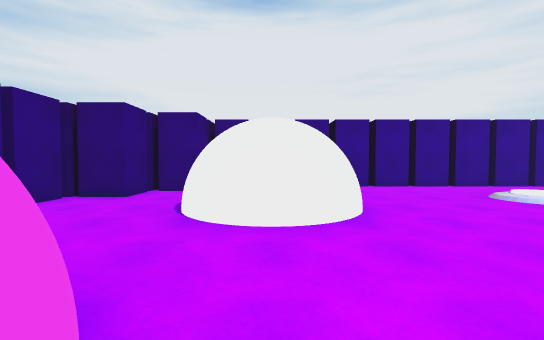
view 1 (above)

17 first-person views from a walk through a scene from a Unity 3-D project. The camera is 1.4 m above the floor, tilts 2° down and sees 90° across. The floor is counted in squares, 1.8 m on a side. Each view is taken from the middle of a square. On the plan, view 1 faces up. The plan holds only what a view shows up to about 10 squares ahead; the rest is blank. The place goes on beyond the plan. The player is left out.

view 2
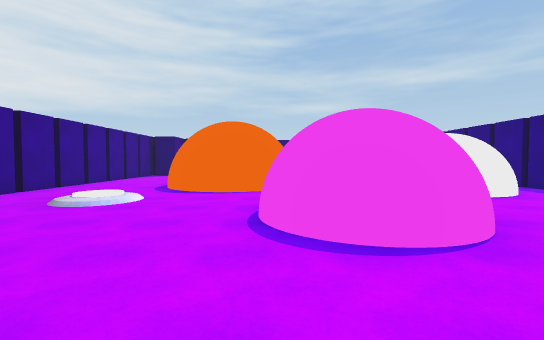

view 3
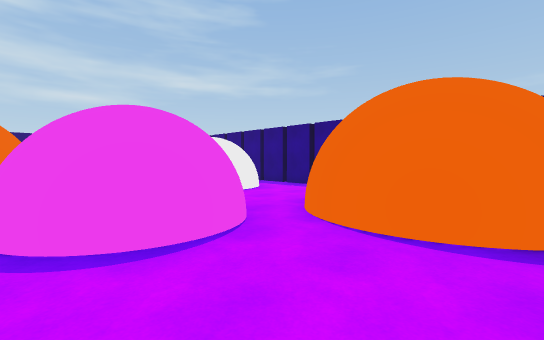

view 4
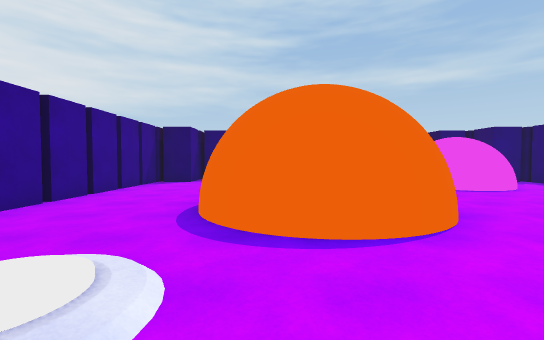

view 5
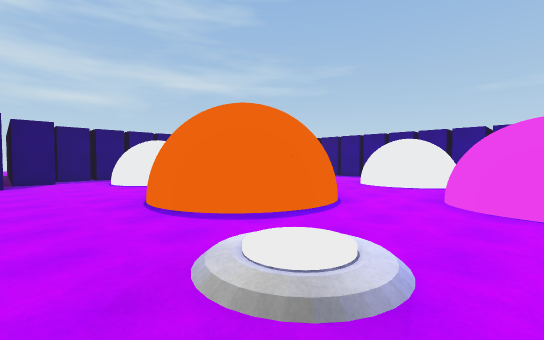

view 6
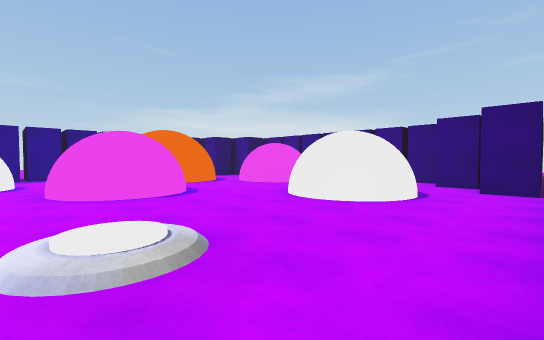

view 7
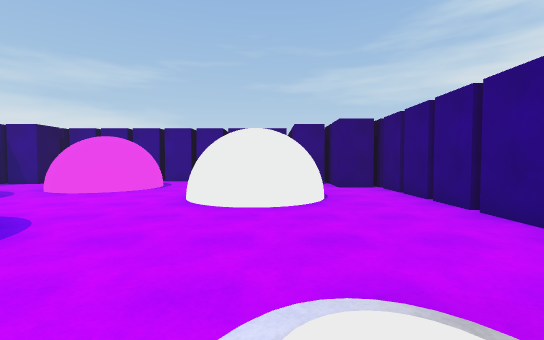

view 8
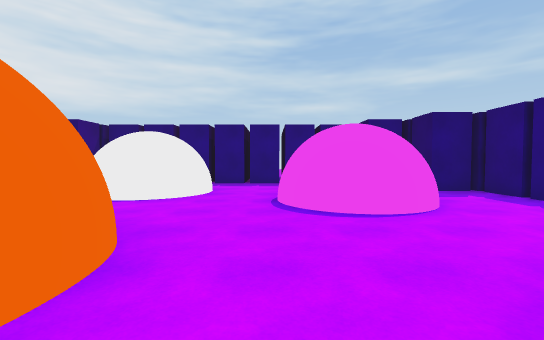

view 9
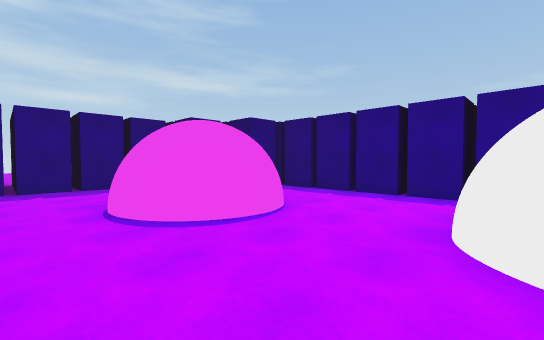

view 10
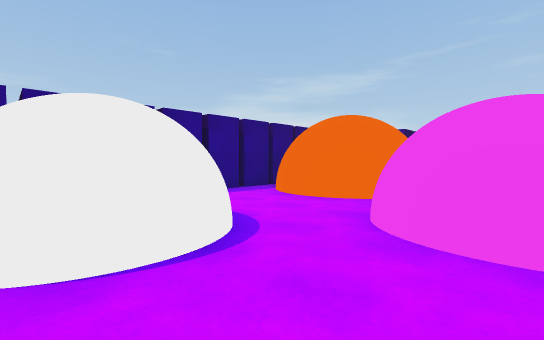

view 11
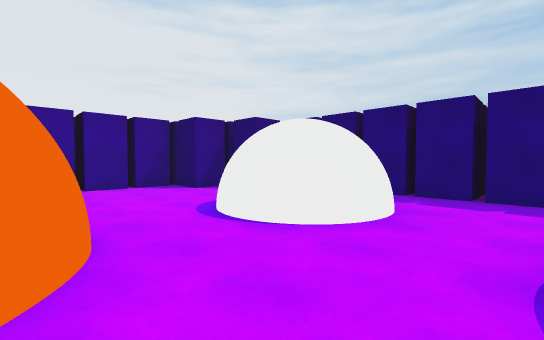

view 12
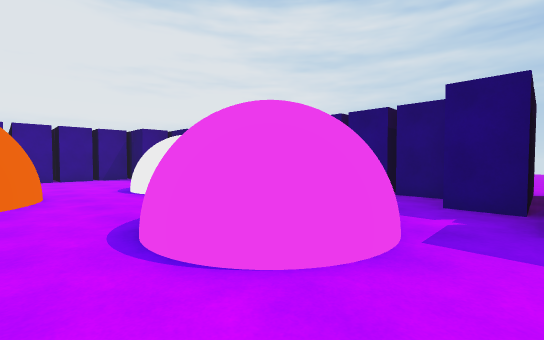

view 13
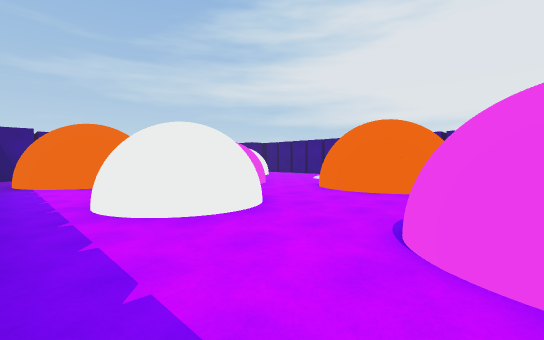

view 14
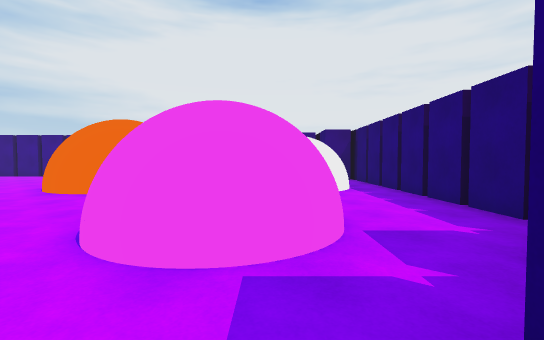

view 15
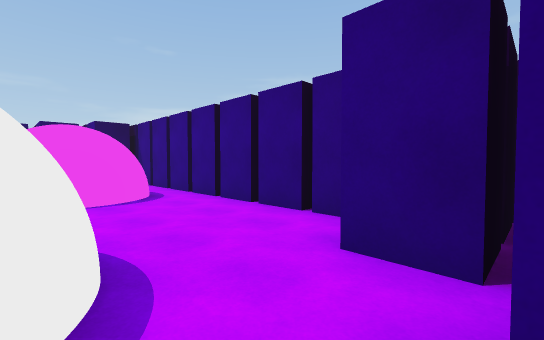

view 16
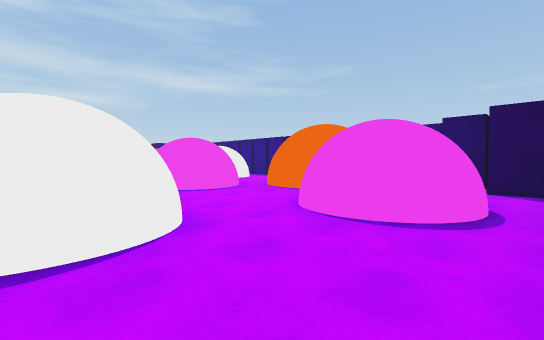

view 17
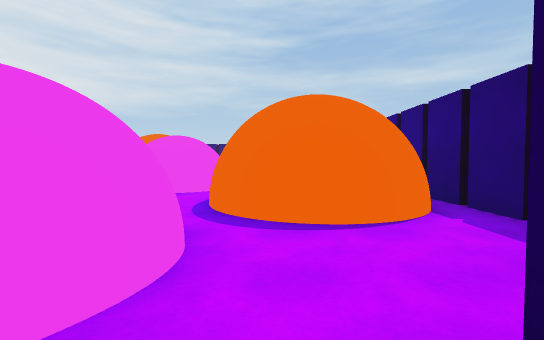

### Floor plan
Key: @ floor where view 1 was taken; # wall or solid block; . floor; / step, stairs or slope; O other object.
Columns run from 5 left of view 1 to 17 right of it. Each row starts with its distance up from view 1.
  9    #################
  8   ##...............#
  7 ####...............####
  6 ###..O....//........###
  5 #...OOO...//.OO.......#
  4 #...OOO.....O#  ..OO..#
  3 #...........O  O..O O.#
  2 #.......OO..OO O..OO..#
  1 #.O O...OOO...........#
  0 #.O O@..OOO...........#
 -1 #..OO.OO....O...OOO...#
 -2 #....O #O..O  ..OOO...#
 -3 ###..#  O..O  ...OO.###
 -4   # .O O....O......####
 -5   ##...............#
 -6      ###############

Positions as (right, up) in squares from view 1, and headings:
1: (0, 0), facing up
2: (0, 2), facing right
3: (0, 2), facing down-right
4: (4, 4), facing right
5: (4, 7), facing down-right
6: (6, 8), facing down-left
7: (6, 5), facing left
8: (7, 0), facing right
9: (8, 1), facing down-right
10: (8, 1), facing down-left
11: (10, 0), facing up-right
12: (10, -4), facing up-right
13: (12, -5), facing up-left
14: (13, -5), facing up
15: (-1, 7), facing down-left
16: (-4, 5), facing down-right
17: (-4, -2), facing right
